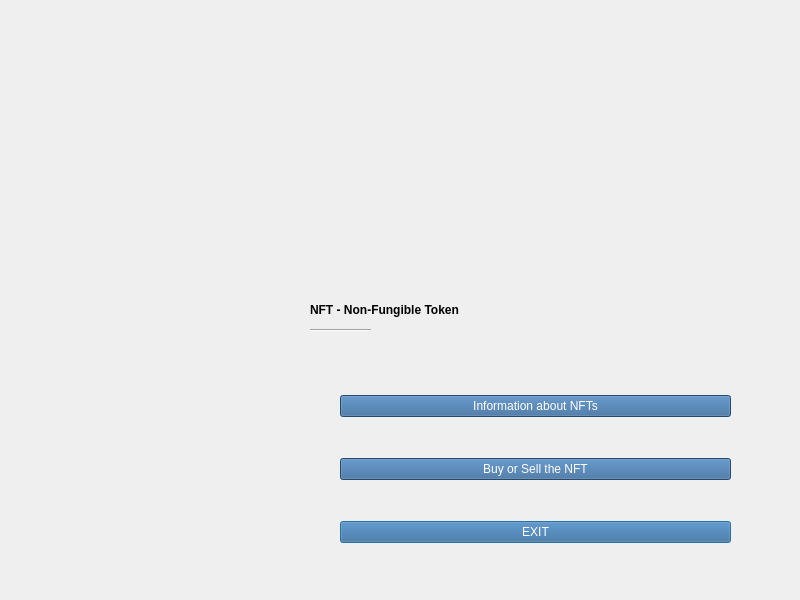
<?xml version="1.0" encoding="UTF-8"?>
<ui version="4.0">
 <class>Dialog</class>
 <widget class="QDialog" name="Dialog">
  <property name="geometry">
   <rect>
    <x>0</x>
    <y>0</y>
    <width>800</width>
    <height>600</height>
   </rect>
  </property>
  <property name="windowTitle">
   <string>Dialog</string>
  </property>
  <widget class="QLabel" name="label">
   <property name="geometry">
    <rect>
     <x>310</x>
     <y>280</y>
     <width>451</width>
     <height>61</height>
    </rect>
   </property>
   <property name="styleSheet">
    <string notr="true">font: 24pt &quot;Cooper Black&quot;;</string>
   </property>
   <property name="text">
    <string>&lt;html&gt;&lt;head/&gt;&lt;body&gt;&lt;p&gt;&lt;span style=&quot; font-weight:600;&quot;&gt;NFT - Non-Fungible Token&lt;/span&gt;&lt;/p&gt;&lt;/body&gt;&lt;/html&gt;</string>
   </property>
  </widget>
  <widget class="Line" name="line">
   <property name="geometry">
    <rect>
     <x>310</x>
     <y>310</y>
     <width>61</width>
     <height>41</height>
    </rect>
   </property>
   <property name="orientation">
    <enum>Qt::Horizontal</enum>
   </property>
  </widget>
  <widget class="QWidget" name="layoutWidget">
   <property name="geometry">
    <rect>
     <x>340</x>
     <y>360</y>
     <width>391</width>
     <height>221</height>
    </rect>
   </property>
   <layout class="QGridLayout" name="gridLayout">
    <item row="3" column="0">
     <widget class="QPushButton" name="exit">
      <property name="palette">
       <palette>
        <active>
         <colorrole role="WindowText">
          <brush brushstyle="SolidPattern">
           <color alpha="255">
            <red>255</red>
            <green>255</green>
            <blue>255</blue>
           </color>
          </brush>
         </colorrole>
         <colorrole role="Button">
          <brush brushstyle="SolidPattern">
           <color alpha="255">
            <red>51</red>
            <green>102</green>
            <blue>153</blue>
           </color>
          </brush>
         </colorrole>
         <colorrole role="Text">
          <brush brushstyle="SolidPattern">
           <color alpha="255">
            <red>255</red>
            <green>255</green>
            <blue>255</blue>
           </color>
          </brush>
         </colorrole>
         <colorrole role="ButtonText">
          <brush brushstyle="SolidPattern">
           <color alpha="255">
            <red>255</red>
            <green>255</green>
            <blue>255</blue>
           </color>
          </brush>
         </colorrole>
         <colorrole role="Base">
          <brush brushstyle="SolidPattern">
           <color alpha="255">
            <red>51</red>
            <green>102</green>
            <blue>153</blue>
           </color>
          </brush>
         </colorrole>
         <colorrole role="Window">
          <brush brushstyle="SolidPattern">
           <color alpha="255">
            <red>51</red>
            <green>102</green>
            <blue>153</blue>
           </color>
          </brush>
         </colorrole>
        </active>
        <inactive>
         <colorrole role="WindowText">
          <brush brushstyle="SolidPattern">
           <color alpha="255">
            <red>255</red>
            <green>255</green>
            <blue>255</blue>
           </color>
          </brush>
         </colorrole>
         <colorrole role="Button">
          <brush brushstyle="SolidPattern">
           <color alpha="255">
            <red>51</red>
            <green>102</green>
            <blue>153</blue>
           </color>
          </brush>
         </colorrole>
         <colorrole role="Text">
          <brush brushstyle="SolidPattern">
           <color alpha="255">
            <red>255</red>
            <green>255</green>
            <blue>255</blue>
           </color>
          </brush>
         </colorrole>
         <colorrole role="ButtonText">
          <brush brushstyle="SolidPattern">
           <color alpha="255">
            <red>255</red>
            <green>255</green>
            <blue>255</blue>
           </color>
          </brush>
         </colorrole>
         <colorrole role="Base">
          <brush brushstyle="SolidPattern">
           <color alpha="255">
            <red>51</red>
            <green>102</green>
            <blue>153</blue>
           </color>
          </brush>
         </colorrole>
         <colorrole role="Window">
          <brush brushstyle="SolidPattern">
           <color alpha="255">
            <red>51</red>
            <green>102</green>
            <blue>153</blue>
           </color>
          </brush>
         </colorrole>
        </inactive>
        <disabled>
         <colorrole role="WindowText">
          <brush brushstyle="SolidPattern">
           <color alpha="255">
            <red>255</red>
            <green>255</green>
            <blue>255</blue>
           </color>
          </brush>
         </colorrole>
         <colorrole role="Button">
          <brush brushstyle="SolidPattern">
           <color alpha="255">
            <red>51</red>
            <green>102</green>
            <blue>153</blue>
           </color>
          </brush>
         </colorrole>
         <colorrole role="Text">
          <brush brushstyle="SolidPattern">
           <color alpha="255">
            <red>255</red>
            <green>255</green>
            <blue>255</blue>
           </color>
          </brush>
         </colorrole>
         <colorrole role="ButtonText">
          <brush brushstyle="SolidPattern">
           <color alpha="255">
            <red>255</red>
            <green>255</green>
            <blue>255</blue>
           </color>
          </brush>
         </colorrole>
         <colorrole role="Base">
          <brush brushstyle="SolidPattern">
           <color alpha="255">
            <red>51</red>
            <green>102</green>
            <blue>153</blue>
           </color>
          </brush>
         </colorrole>
         <colorrole role="Window">
          <brush brushstyle="SolidPattern">
           <color alpha="255">
            <red>51</red>
            <green>102</green>
            <blue>153</blue>
           </color>
          </brush>
         </colorrole>
        </disabled>
       </palette>
      </property>
      <property name="cursor">
       <cursorShape>PointingHandCursor</cursorShape>
      </property>
      <property name="mouseTracking">
       <bool>true</bool>
      </property>
      <property name="focusPolicy">
       <enum>Qt::ClickFocus</enum>
      </property>
      <property name="contextMenuPolicy">
       <enum>Qt::NoContextMenu</enum>
      </property>
      <property name="acceptDrops">
       <bool>true</bool>
      </property>
      <property name="layoutDirection">
       <enum>Qt::LeftToRight</enum>
      </property>
      <property name="styleSheet">
       <string notr="true">QPushButton { background-color: #336699; color: white; border-radius: 20px; padding: 10px 20px; font-size: 18px; }&quot;
QPushButton:hover { background-color: #5588CC; }</string>
      </property>
      <property name="inputMethodHints">
       <set>Qt::ImhNone</set>
      </property>
      <property name="text">
       <string>EXIT</string>
      </property>
     </widget>
    </item>
    <item row="0" column="0">
     <widget class="QPushButton" name="info">
      <property name="palette">
       <palette>
        <active>
         <colorrole role="WindowText">
          <brush brushstyle="SolidPattern">
           <color alpha="255">
            <red>255</red>
            <green>255</green>
            <blue>255</blue>
           </color>
          </brush>
         </colorrole>
         <colorrole role="Button">
          <brush brushstyle="SolidPattern">
           <color alpha="255">
            <red>51</red>
            <green>102</green>
            <blue>153</blue>
           </color>
          </brush>
         </colorrole>
         <colorrole role="Text">
          <brush brushstyle="SolidPattern">
           <color alpha="255">
            <red>255</red>
            <green>255</green>
            <blue>255</blue>
           </color>
          </brush>
         </colorrole>
         <colorrole role="ButtonText">
          <brush brushstyle="SolidPattern">
           <color alpha="255">
            <red>255</red>
            <green>255</green>
            <blue>255</blue>
           </color>
          </brush>
         </colorrole>
         <colorrole role="Base">
          <brush brushstyle="SolidPattern">
           <color alpha="255">
            <red>51</red>
            <green>102</green>
            <blue>153</blue>
           </color>
          </brush>
         </colorrole>
         <colorrole role="Window">
          <brush brushstyle="SolidPattern">
           <color alpha="255">
            <red>51</red>
            <green>102</green>
            <blue>153</blue>
           </color>
          </brush>
         </colorrole>
        </active>
        <inactive>
         <colorrole role="WindowText">
          <brush brushstyle="SolidPattern">
           <color alpha="255">
            <red>255</red>
            <green>255</green>
            <blue>255</blue>
           </color>
          </brush>
         </colorrole>
         <colorrole role="Button">
          <brush brushstyle="SolidPattern">
           <color alpha="255">
            <red>51</red>
            <green>102</green>
            <blue>153</blue>
           </color>
          </brush>
         </colorrole>
         <colorrole role="Text">
          <brush brushstyle="SolidPattern">
           <color alpha="255">
            <red>255</red>
            <green>255</green>
            <blue>255</blue>
           </color>
          </brush>
         </colorrole>
         <colorrole role="ButtonText">
          <brush brushstyle="SolidPattern">
           <color alpha="255">
            <red>255</red>
            <green>255</green>
            <blue>255</blue>
           </color>
          </brush>
         </colorrole>
         <colorrole role="Base">
          <brush brushstyle="SolidPattern">
           <color alpha="255">
            <red>51</red>
            <green>102</green>
            <blue>153</blue>
           </color>
          </brush>
         </colorrole>
         <colorrole role="Window">
          <brush brushstyle="SolidPattern">
           <color alpha="255">
            <red>51</red>
            <green>102</green>
            <blue>153</blue>
           </color>
          </brush>
         </colorrole>
        </inactive>
        <disabled>
         <colorrole role="WindowText">
          <brush brushstyle="SolidPattern">
           <color alpha="255">
            <red>255</red>
            <green>255</green>
            <blue>255</blue>
           </color>
          </brush>
         </colorrole>
         <colorrole role="Button">
          <brush brushstyle="SolidPattern">
           <color alpha="255">
            <red>51</red>
            <green>102</green>
            <blue>153</blue>
           </color>
          </brush>
         </colorrole>
         <colorrole role="Text">
          <brush brushstyle="SolidPattern">
           <color alpha="255">
            <red>255</red>
            <green>255</green>
            <blue>255</blue>
           </color>
          </brush>
         </colorrole>
         <colorrole role="ButtonText">
          <brush brushstyle="SolidPattern">
           <color alpha="255">
            <red>255</red>
            <green>255</green>
            <blue>255</blue>
           </color>
          </brush>
         </colorrole>
         <colorrole role="Base">
          <brush brushstyle="SolidPattern">
           <color alpha="255">
            <red>51</red>
            <green>102</green>
            <blue>153</blue>
           </color>
          </brush>
         </colorrole>
         <colorrole role="Window">
          <brush brushstyle="SolidPattern">
           <color alpha="255">
            <red>51</red>
            <green>102</green>
            <blue>153</blue>
           </color>
          </brush>
         </colorrole>
        </disabled>
       </palette>
      </property>
      <property name="cursor">
       <cursorShape>PointingHandCursor</cursorShape>
      </property>
      <property name="mouseTracking">
       <bool>true</bool>
      </property>
      <property name="focusPolicy">
       <enum>Qt::ClickFocus</enum>
      </property>
      <property name="contextMenuPolicy">
       <enum>Qt::NoContextMenu</enum>
      </property>
      <property name="acceptDrops">
       <bool>true</bool>
      </property>
      <property name="layoutDirection">
       <enum>Qt::LeftToRight</enum>
      </property>
      <property name="styleSheet">
       <string notr="true">QPushButton { background-color: #336699; color: white; border-radius: 20px; padding: 10px 20px; font-size: 18px; }&quot;
QPushButton:hover { background-color: #5588CC; }</string>
      </property>
      <property name="inputMethodHints">
       <set>Qt::ImhNone</set>
      </property>
      <property name="text">
       <string>Information about NFTs</string>
      </property>
     </widget>
    </item>
    <item row="1" column="0">
     <widget class="QPushButton" name="buyorsell">
      <property name="palette">
       <palette>
        <active>
         <colorrole role="WindowText">
          <brush brushstyle="SolidPattern">
           <color alpha="255">
            <red>255</red>
            <green>255</green>
            <blue>255</blue>
           </color>
          </brush>
         </colorrole>
         <colorrole role="Button">
          <brush brushstyle="SolidPattern">
           <color alpha="255">
            <red>51</red>
            <green>102</green>
            <blue>153</blue>
           </color>
          </brush>
         </colorrole>
         <colorrole role="Text">
          <brush brushstyle="SolidPattern">
           <color alpha="255">
            <red>255</red>
            <green>255</green>
            <blue>255</blue>
           </color>
          </brush>
         </colorrole>
         <colorrole role="ButtonText">
          <brush brushstyle="SolidPattern">
           <color alpha="255">
            <red>255</red>
            <green>255</green>
            <blue>255</blue>
           </color>
          </brush>
         </colorrole>
         <colorrole role="Base">
          <brush brushstyle="SolidPattern">
           <color alpha="255">
            <red>51</red>
            <green>102</green>
            <blue>153</blue>
           </color>
          </brush>
         </colorrole>
         <colorrole role="Window">
          <brush brushstyle="SolidPattern">
           <color alpha="255">
            <red>51</red>
            <green>102</green>
            <blue>153</blue>
           </color>
          </brush>
         </colorrole>
        </active>
        <inactive>
         <colorrole role="WindowText">
          <brush brushstyle="SolidPattern">
           <color alpha="255">
            <red>255</red>
            <green>255</green>
            <blue>255</blue>
           </color>
          </brush>
         </colorrole>
         <colorrole role="Button">
          <brush brushstyle="SolidPattern">
           <color alpha="255">
            <red>51</red>
            <green>102</green>
            <blue>153</blue>
           </color>
          </brush>
         </colorrole>
         <colorrole role="Text">
          <brush brushstyle="SolidPattern">
           <color alpha="255">
            <red>255</red>
            <green>255</green>
            <blue>255</blue>
           </color>
          </brush>
         </colorrole>
         <colorrole role="ButtonText">
          <brush brushstyle="SolidPattern">
           <color alpha="255">
            <red>255</red>
            <green>255</green>
            <blue>255</blue>
           </color>
          </brush>
         </colorrole>
         <colorrole role="Base">
          <brush brushstyle="SolidPattern">
           <color alpha="255">
            <red>51</red>
            <green>102</green>
            <blue>153</blue>
           </color>
          </brush>
         </colorrole>
         <colorrole role="Window">
          <brush brushstyle="SolidPattern">
           <color alpha="255">
            <red>51</red>
            <green>102</green>
            <blue>153</blue>
           </color>
          </brush>
         </colorrole>
        </inactive>
        <disabled>
         <colorrole role="WindowText">
          <brush brushstyle="SolidPattern">
           <color alpha="255">
            <red>255</red>
            <green>255</green>
            <blue>255</blue>
           </color>
          </brush>
         </colorrole>
         <colorrole role="Button">
          <brush brushstyle="SolidPattern">
           <color alpha="255">
            <red>51</red>
            <green>102</green>
            <blue>153</blue>
           </color>
          </brush>
         </colorrole>
         <colorrole role="Text">
          <brush brushstyle="SolidPattern">
           <color alpha="255">
            <red>255</red>
            <green>255</green>
            <blue>255</blue>
           </color>
          </brush>
         </colorrole>
         <colorrole role="ButtonText">
          <brush brushstyle="SolidPattern">
           <color alpha="255">
            <red>255</red>
            <green>255</green>
            <blue>255</blue>
           </color>
          </brush>
         </colorrole>
         <colorrole role="Base">
          <brush brushstyle="SolidPattern">
           <color alpha="255">
            <red>51</red>
            <green>102</green>
            <blue>153</blue>
           </color>
          </brush>
         </colorrole>
         <colorrole role="Window">
          <brush brushstyle="SolidPattern">
           <color alpha="255">
            <red>51</red>
            <green>102</green>
            <blue>153</blue>
           </color>
          </brush>
         </colorrole>
        </disabled>
       </palette>
      </property>
      <property name="cursor">
       <cursorShape>PointingHandCursor</cursorShape>
      </property>
      <property name="mouseTracking">
       <bool>true</bool>
      </property>
      <property name="focusPolicy">
       <enum>Qt::ClickFocus</enum>
      </property>
      <property name="contextMenuPolicy">
       <enum>Qt::NoContextMenu</enum>
      </property>
      <property name="acceptDrops">
       <bool>true</bool>
      </property>
      <property name="layoutDirection">
       <enum>Qt::LeftToRight</enum>
      </property>
      <property name="styleSheet">
       <string notr="true">QPushButton { background-color: #336699; color: white; border-radius: 20px; padding: 10px 20px; font-size: 18px; }&quot;
QPushButton:hover { background-color: #5588CC; }</string>
      </property>
      <property name="inputMethodHints">
       <set>Qt::ImhNone</set>
      </property>
      <property name="text">
       <string>Buy or Sell the NFT</string>
      </property>
     </widget>
    </item>
   </layout>
  </widget>
  <zorder>layoutWidget</zorder>
  <zorder>line</zorder>
  <zorder>label</zorder>
 </widget>
 <resources>
  <include location="../frontend/hi.qrc"/>
 </resources>
 <connections/>
</ui>
